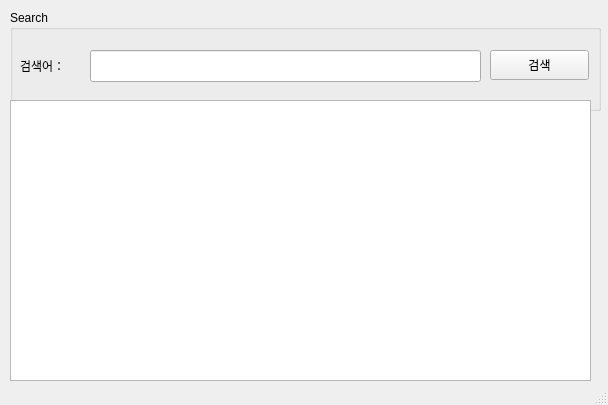
<?xml version="1.0" encoding="UTF-8"?>
<ui version="4.0">
 <class>MainWindow</class>
 <widget class="QMainWindow" name="MainWindow">
  <property name="geometry">
   <rect>
    <x>0</x>
    <y>0</y>
    <width>608</width>
    <height>405</height>
   </rect>
  </property>
  <property name="windowTitle">
   <string>Naver Search</string>
  </property>
  <widget class="QWidget" name="centralwidget">
   <widget class="QGroupBox" name="grbSearch">
    <property name="geometry">
     <rect>
      <x>10</x>
      <y>10</y>
      <width>591</width>
      <height>101</height>
     </rect>
    </property>
    <property name="title">
     <string>Search</string>
    </property>
    <widget class="QLineEdit" name="txtSearchWord">
     <property name="geometry">
      <rect>
       <x>80</x>
       <y>40</y>
       <width>391</width>
       <height>32</height>
      </rect>
     </property>
    </widget>
    <widget class="QPushButton" name="btnSearch">
     <property name="geometry">
      <rect>
       <x>480</x>
       <y>40</y>
       <width>99</width>
       <height>30</height>
      </rect>
     </property>
     <property name="text">
      <string>검색</string>
     </property>
    </widget>
    <widget class="QLabel" name="label">
     <property name="geometry">
      <rect>
       <x>10</x>
       <y>40</y>
       <width>68</width>
       <height>31</height>
      </rect>
     </property>
     <property name="text">
      <string>검색어：</string>
     </property>
    </widget>
   </widget>
   <widget class="QListView" name="lsvSearchResult">
    <property name="geometry">
     <rect>
      <x>10</x>
      <y>100</y>
      <width>581</width>
      <height>281</height>
     </rect>
    </property>
   </widget>
  </widget>
  <widget class="QStatusBar" name="statusbar"/>
 </widget>
 <resources/>
 <connections/>
</ui>
